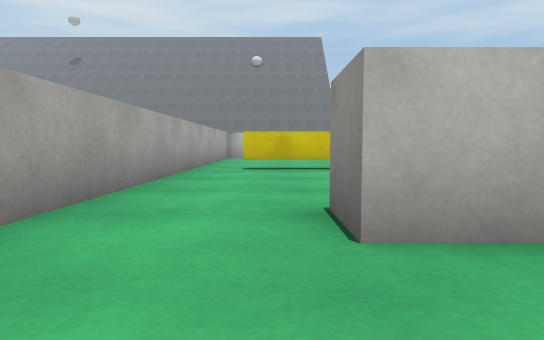
View 1 (above)

17 first-person views from a walk through a scene from a Unity 3-D project. The camera is 0.51 m above the floor, tilts 4° down and sees 75° across. The floor is counted in squares, 1 m on a side. Each view is taken from the middle of a square. On the plan, view 1 faces up. The plan holds only what a view shows up to about 9 squares ahead; the rest is blank. The place goes on beyond the plan. The player is left out. Surface patterns are stand-ins for the level's own textures.

View 2
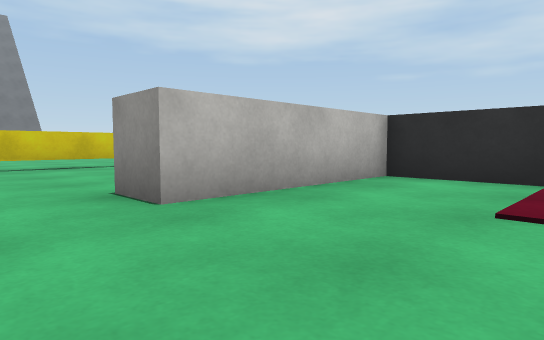

View 3
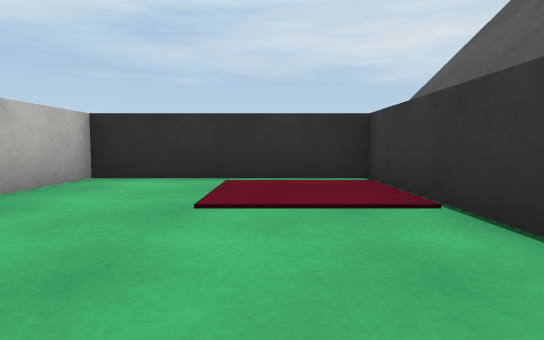

View 4
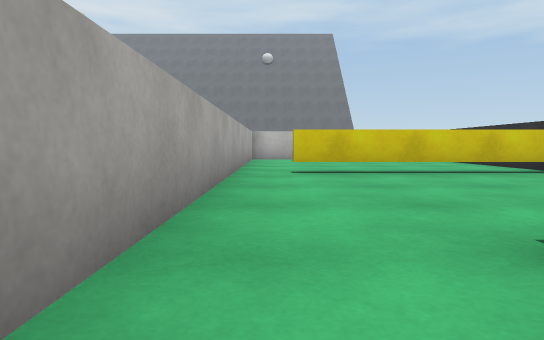

View 5
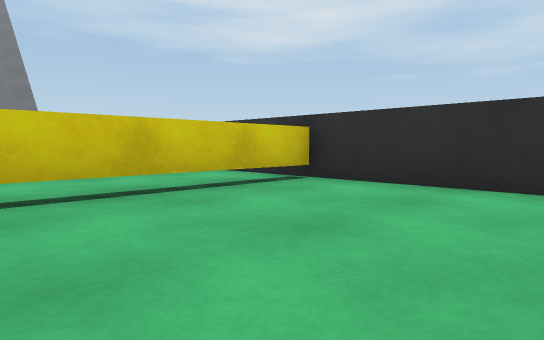

View 6
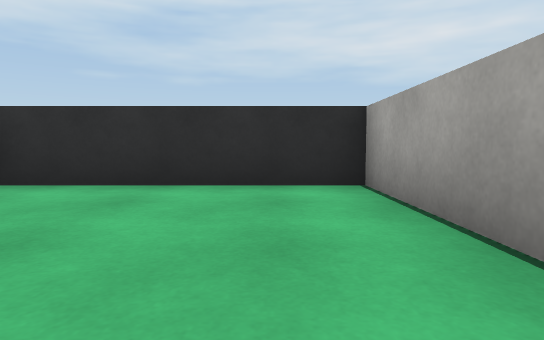

View 7
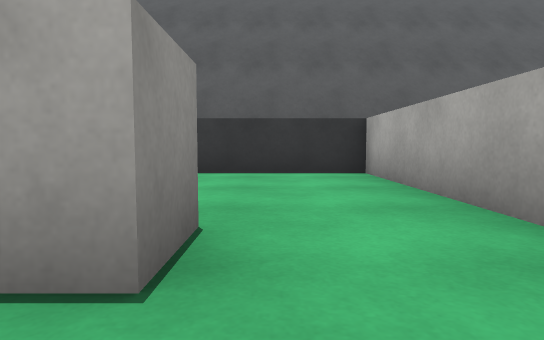

View 8
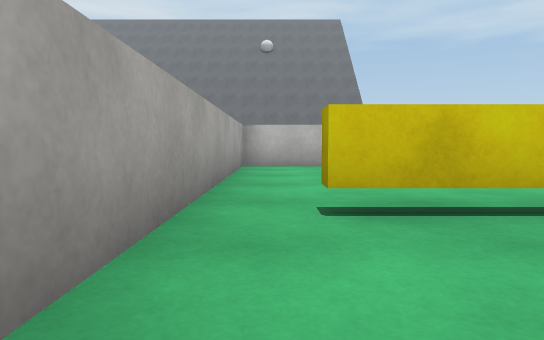

View 9
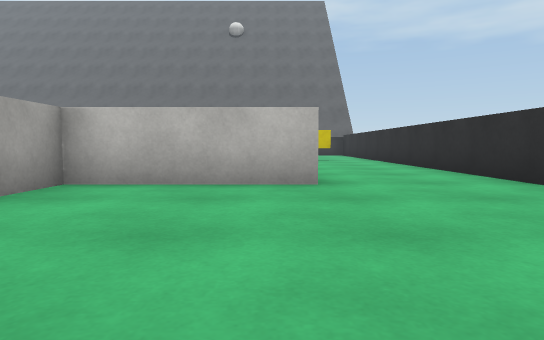

View 10
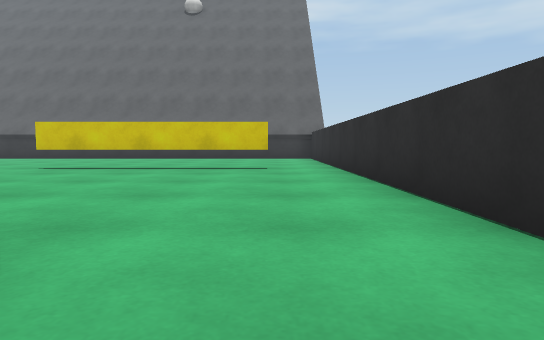

View 11
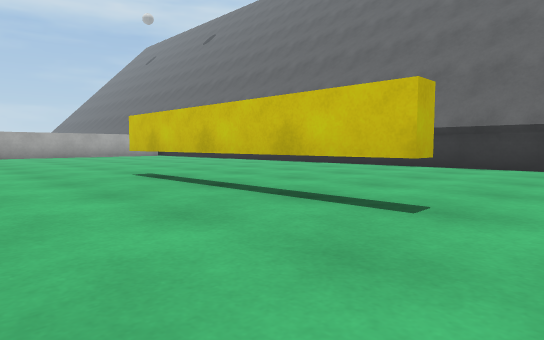

View 12
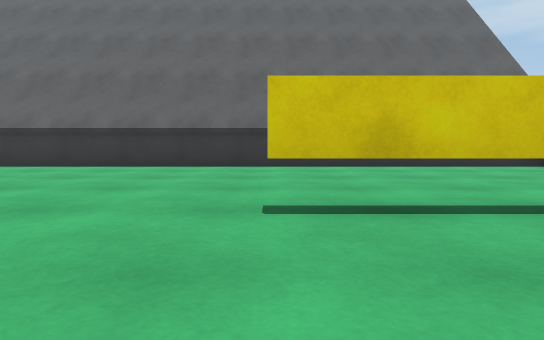

View 13
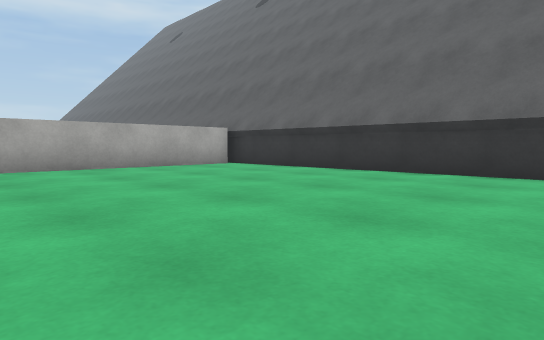

View 14
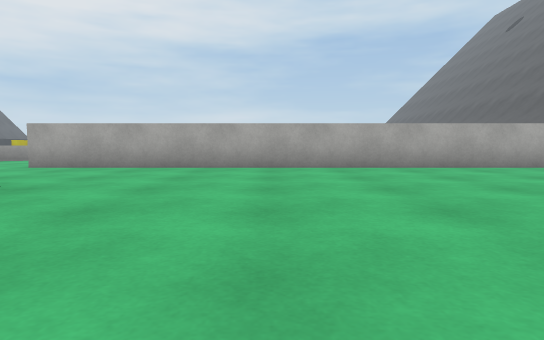

View 15
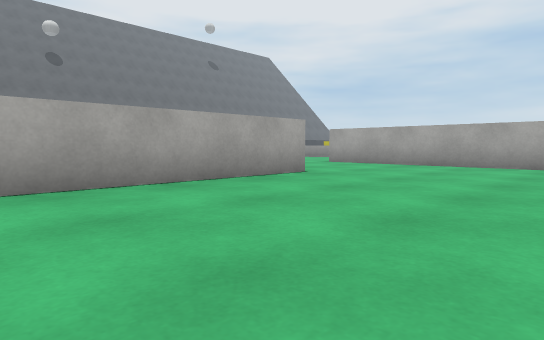

View 16
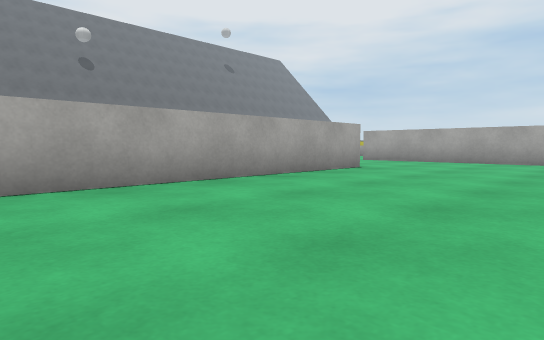

View 17
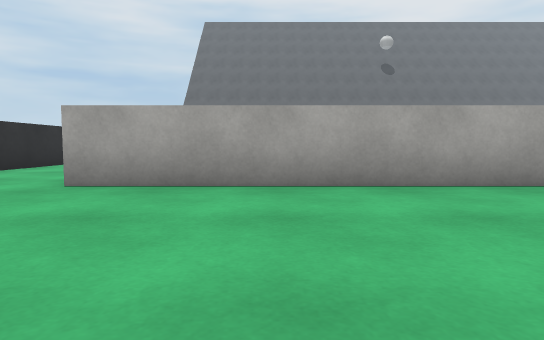

### Floor plan
Key: @ floor where view 1 was taken; # wall or solid block; . main floor; : floor 0.05 m higher than the main floor; T thing the floor can be seen under or through.
Columns run from 12 left of view 1 to 5 right of it. Each row starts with its distance up from view 1.
 27   ##############
 26   ...............
 25 #................
 24 #...............
 23 #...............
 22 #................#
 21 #.........TTTTT..#
 20 #................#
 19 #................#
 18 #................#
 17 #................#
 16 #................#
 15 #................#
 14 #...##########...#
 13 #..       #......#
 12 ..        #......#
 11           #......#
 10           #......#
  9           #......#
  8           #.TTTTT#
  7           #......#
  6           #......#
  5           #......#
  4           #......#
  3           #..#####
  2           #..#####
  1           #......#
  0           #.@....#
 -1           #...::.#
 -2           #...::.#
 -3           ########

Positions as (right, up) in squares from view 1, and headings:
1: (0, 0), facing up
2: (-1, -1), facing up-right
3: (-1, -1), facing right
4: (-1, 1), facing up
5: (0, 4), facing up-right
6: (0, 4), facing right
7: (0, 4), facing down
8: (-1, 5), facing up
9: (1, 9), facing up
10: (3, 13), facing up
11: (4, 18), facing up-left
12: (-2, 18), facing up
13: (-4, 20), facing up-left
14: (-4, 18), facing left
15: (-3, 19), facing down-left
16: (-1, 19), facing down-left
17: (-1, 19), facing down
